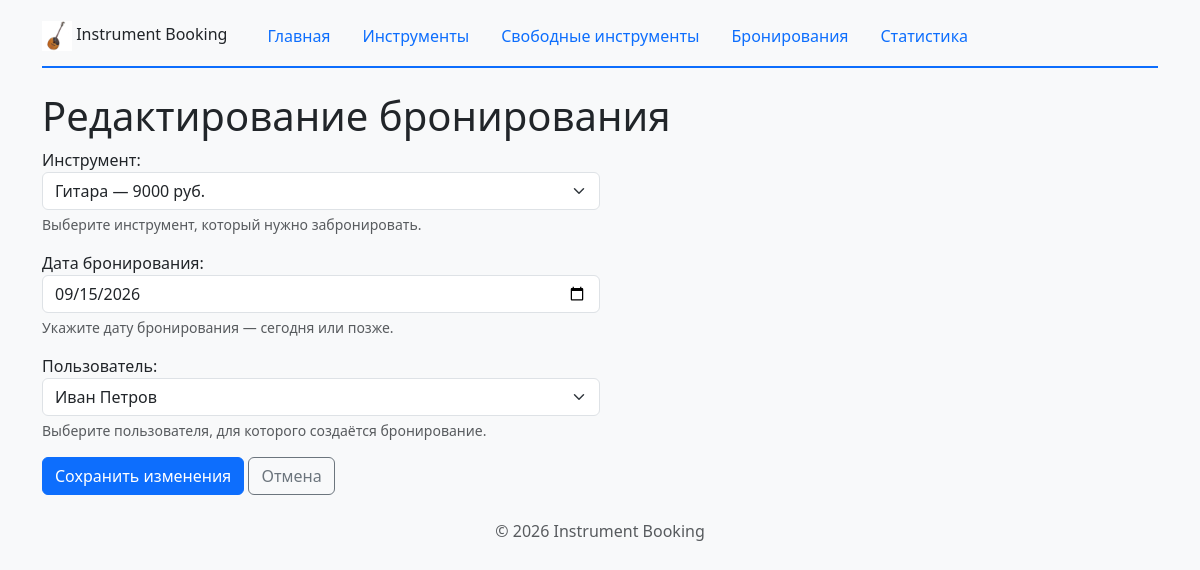
The app's page /bookings/1/edit/ with its own data.
### bookings/models.py (models this page shows, shortened)
class Booking(models.Model):
    instrument = models.ForeignKey(
        Instrument,
        on_delete=models.CASCADE,
        related_name="bookings",
        verbose_name="Инструмент",
    )
    user = models.ForeignKey(
        User,
        on_delete=models.CASCADE,
        related_name="bookings",
        verbose_name="Пользователь",
    )
    booking_date = models.DateField(verbose_name="Дата бронирования")
    is_cancelled = models.BooleanField(default=False, verbose_name="Отменено")
    objects = BookingManager()
    class Meta:
        verbose_name = "Бронирование"
        verbose_name_plural = "Бронирования"
        ordering = ["booking_date"]

### bookings/views.py (the view)
# urls.py: path("<int:booking_id>/edit/", views.booking_update, name="booking_update"),
def booking_update(request, booking_id):
    booking = get_object_or_404(Booking.objects.active(), pk=booking_id)
    if request.method == "POST":
        form = BookingForm(request.POST, instance=booking)
        if form.is_valid():
            instrument = form.cleaned_data["instrument"]
            booking_date = form.cleaned_data["booking_date"]
            is_booked = (
                Booking.objects.active()
                .filter(instrument=instrument, booking_date=booking_date)
                .exclude(pk=booking.pk)
                .exists()
            )
            if is_booked:
                form.add_error(
                    None,
                    "Выбранный инструмент уже забронирован на эту дату.",
                )
            else:
                form.save()
                return redirect("bookings:bookings")
    else:
        form = BookingForm(instance=booking)
    return render(
        request,
        "bookings/booking_form.html",
        {
            "form": form,
            "booking": booking,
        },
    )

### bookings/forms.py (shortened to what this page needs)
class BookingForm(forms.ModelForm):
    class Meta:
        model = Booking
        fields = [
            "instrument",
            "booking_date",
            "user",
        ]
        labels = {
            "instrument": "Инструмент",
            "booking_date": "Дата бронирования",
            "user": "Пользователь",
        }
        help_texts = {
            "instrument": "Выберите инструмент, который нужно забронировать.",
            "booking_date": "Укажите дату бронирования — сегодня или позже.",
            "user": "Выберите пользователя, для которого создаётся бронирование.",
        }
        widgets = {
            "instrument": forms.Select(attrs={"class": "form-select"}),
            "booking_date": forms.DateInput(
                format="%Y-%m-%d",
                attrs={
                    "type": "date",
                    "class": "form-control",
                },
            ),
            "user": forms.Select(attrs={"class": "form-select"}),
        }

### bookings/models.py (called while the page is built)
    def __str__(self):
        return self.name

    def active(self):
        return self.filter(is_cancelled=False)

### instruments/models.py (called while the page is built)
    def __str__(self):
        return f"{self.name} — {self.price} руб."

### bookings/templates/bookings/booking_form.html (shortened to what this page needs)
{% extends "base.html" %}
{% block content %}
{% if booking %}
    <h1>Редактирование бронирования</h1>
{% else %}
    <h1>Создание бронирования</h1>
{% endif %}
<form method="post" class="col-md-6">
    {% for field in form %}
        <div class="mb-3">
            {{ field.label_tag }}
            {{ field }}
            {% if field.help_text %}
                <div class="form-text">{{ field.help_text }}</div>
            {% endif %}
        </div>
    {% endfor %}
    {% if booking %}
        <button type="submit" class="btn btn-primary">Сохранить изменения</button>
    {% else %}
        <button type="submit" class="btn btn-primary">Создать бронирование</button>
    {% endif %}
    <a href="{% url 'bookings:bookings' %}" class="btn btn-outline-secondary">Отмена</a>
</form>
{% endblock %}

### records on screen
Booking: form "Гитара — 9000 руб." "09/15/2026" "Иван Петров"

### other values on screen
{{ field.label_tag }} "Инструмент:" "Дата бронирования:" "Пользователь:"
{{ field.help_text }} "Выберите инструмент, который нужно забронировать." "Укажите дату бронирования — сегодня или позже." "Выберите пользователя, для которого создаётся бронирование."
